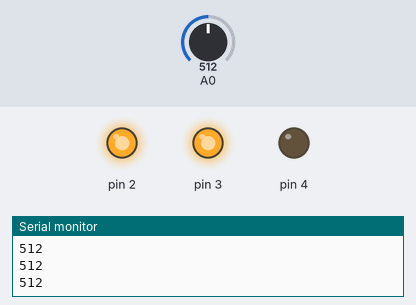
The sketch below on a simulated Arduino Uno, built with avr-gcc and run on an emulated ATmega328P. On the bench: output pins drawn as LEDs (lit = HIGH), the last lines printed to the serial monitor. The inputs (shaded band) are chosen by the test bench; at power-on: A0 = 512.

Above: at 1.2 s.
1.3 s: A0 set to 490
At 2.5 s:
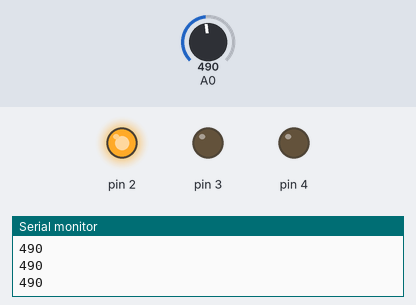
2.8 s: A0 set to 390
At 4.1 s:
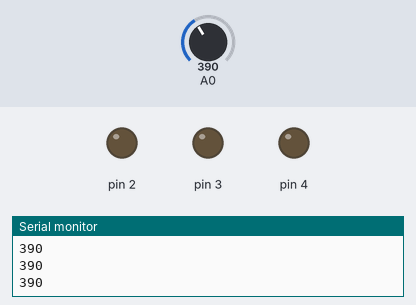
4.4 s: A0 set to 610
At 5.5 s:
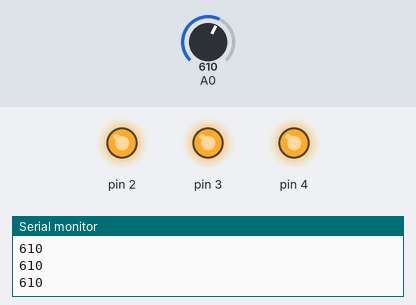
6.0 s: A0 set to 589
At 6.9 s:
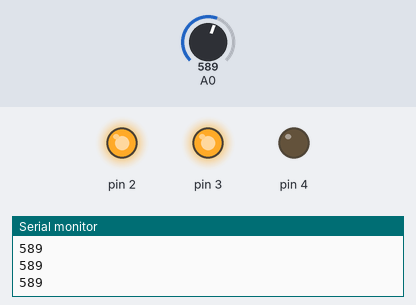
7.6 s: A0 set to 716
At 8.4 s:
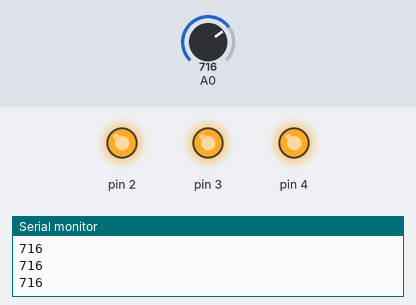
Timing chart, 0 to 10.2 s (numbered marks = the images above; inputs shaded):
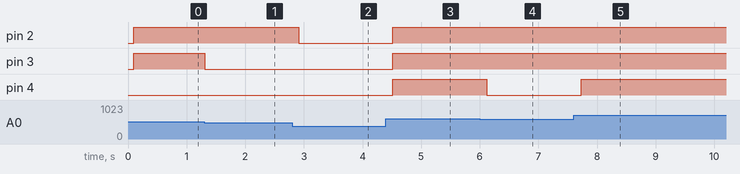

The sketch:

16_water_level_sensor.ino
```cpp
int water_pin = A0;      //수분수위센서 A0에 연결
int LED1 = 2;            // LED를 각각 디지털핀 2,3,4에 연결
int LED2 = 3;
int LED3 = 4;

void setup() {
  Serial.begin(9600);   // Serial monitor 구동 전원입력
  pinMode( A0,   INPUT); // A0핀을 입력으로 설정
  pinMode( 2,   OUTPUT); // 디지털핀 2,3,4를 출력으로 설정
  pinMode( 3,   OUTPUT);
  pinMode( 4,   OUTPUT);
}

void loop(){
  Serial.println(analogRead(A0));  // Serial monitor로 A0값을 보여줌
  delay(100);                       // 입력값을 보여주는데 0.1초 설정

  if(analogRead(A0) < 400){         // A0가 400이하면 모든 LED OFF
    digitalWrite( 2, LOW);
    digitalWrite( 3, LOW);
    digitalWrite( 4, LOW);
    delay(100);
  }

   else if( 400 < analogRead(A0) && analogRead(A0) < 500 ){
    digitalWrite( 2, HIGH);
    digitalWrite( 3, LOW);
    digitalWrite( 4, LOW);           // 400<A0<500이면 LED1 ON
    delay(100);
  }

   else if( 500 < analogRead(A0) && analogRead(A0) < 600){
    digitalWrite( 2, HIGH);
    digitalWrite( 3, HIGH);
    digitalWrite( 4, LOW);            // 500<A0<600이면 LED1,LED2 ON
    delay(100);
  }

   else {
    digitalWrite( 2, HIGH);
    digitalWrite( 3, HIGH);
    digitalWrite( 4, HIGH);
    delay(100);                        // 이외 모든 경우 LED1,LED2,LED3 ON
  }

}
```

Measured:
- the behaviour switches between 600 and 599 on A0 (found by bisection; images 3 and 4)
- after the input at 1.3 s, pin 3: HIGH → LOW at once
- after the input at 2.8 s, pin 2: HIGH → LOW after 0.11 s
- after the input at 4.4 s, pin 2–4: LOW → HIGH after 0.11 s
- after the input at 6.0 s, pin 4: HIGH → LOW after 0.12 s
- after the input at 7.6 s, pin 4: LOW → HIGH after 0.13 s
